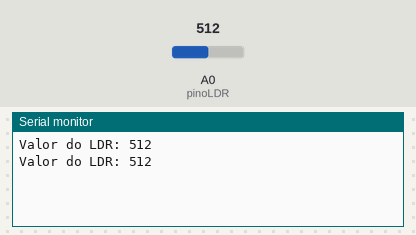
Bench run of a sketch on a simulated Arduino Uno, built with avr-gcc and run on an emulated ATmega328P. On the bench: the last lines printed to the serial monitor. The test bench sets the inputs (shaded band); at power-on: A0 (pinoLDR) = 512.

Above: at 1.8 s.
1.9 s: A0 (pinoLDR) set to 716
At 2.8 s:
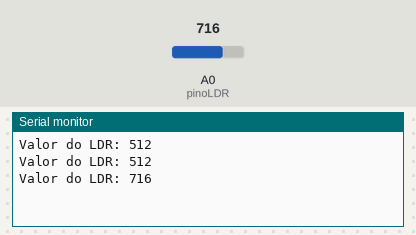
3.4 s: A0 (pinoLDR) set to 900
At 4.7 s:
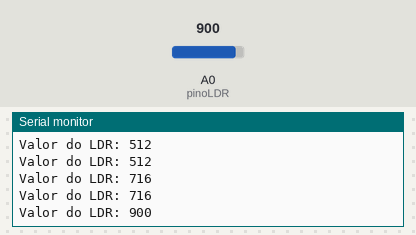
Timing chart, 0 to 6.4 s (numbered marks = the images above; inputs shaded):
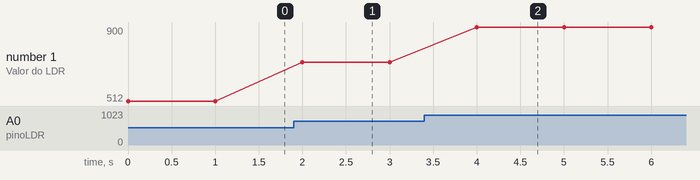

The sketch:

ldr.ino
```cpp
int pinoLDR = A0; // Pino analógico conectado ao LDR

void setup() {
  Serial.begin(9600); // Inicializa a comunicação serial
}

void loop() {
  int valorLDR = analogRead(pinoLDR); // Lê o valor do sensor de luz

  Serial.print("Valor do LDR: ");
  Serial.println(valorLDR);

  delay(1000); // Aguarda por 1 segundo
}
```

Measured:
- after the input at 1.9 s, the serial monitor: prints a new line after 0.10 s (image 1)
- after the input at 3.4 s, the serial monitor: prints a new line after 0.60 s (image 2)
- plotted number 1: 512 → 716 after the input at 1.9 s, 716 → 900 after the input at 3.4 s
